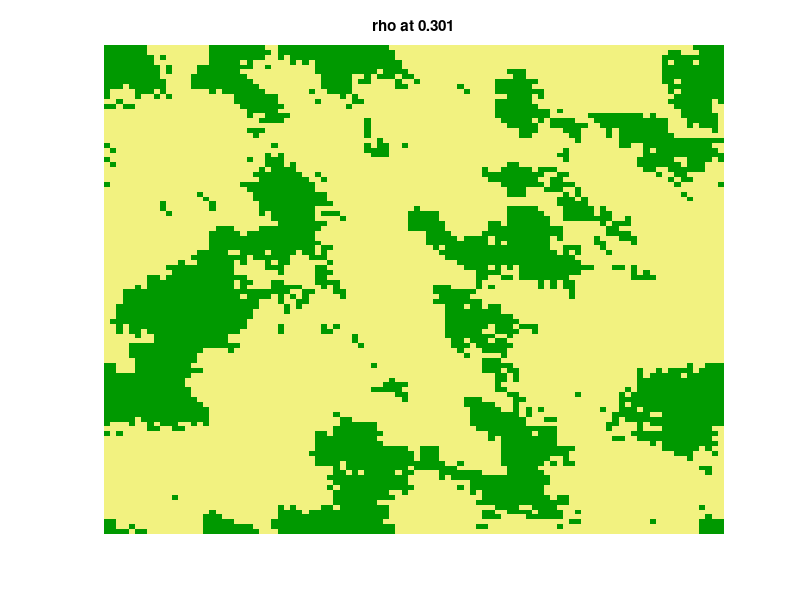

MATLAB code to generate this figure:
N = 100;
M=100;
 A = rand(N,N)<0.1;
% A(floor(N/2),floor(N/2))=1;
A = double(A);
kx = ((-(N-1)/2):((N-1)/2));
ky = ((-(M-1)/2):((M-1)/2));
[xx,yy] = meshgrid(ky,kx);
eps = 0.01;
l2 = 1; %1
l1 = 0.5; %0.5
k = 0.1;%0.2;
theta =pi/4; %1.5
r = 20;
%eta = 0.1;
lambda = 1;
k1 = floor(sqrt(2*log(1/0.025))*l1^2)+1; %this selects the size of the kernel such that the mass of a unit outside of it is less than 0.025
k1= k1 + mod(k1,2); %increses by one if k1 odd in order to do next operation
ker1 = exp(-(.5/l1^2)*(xx.^2+yy.^2));
ker1 = ker1/sum(ker1(:));
ker1 = ker1((N-k1)/2:(N+k1)/2,(N-k1)/2:(N+k1)/2); 

k2 = floor(sqrt(2*log(1/0.025))*l2^2)+1; %this selects the size of the kernel such that the mass of a unit outside of it is less than 0.025
k2= k2 + mod(k2,2); %increses by one if k1 odd in order to do next operation
ker2 = exp(-(.5/l2^2)*((xx).^2+(yy).^2)); %exp(-(.5/alpha)*(xx.^2+yy.^2));%
ker2 = ker2/sum(ker2(:));
ker2 = ker2((N-k2)/2:(N+k2)/2,(N-k2)/2:(N+k2)/2); 
ox = round(r*cos(theta));
oy = round(r*sin(theta));

for t = 1:2000
P1 = eps*lambda*imfilter(A,ker1,'circular','conv');%P1 = lambda*K1'*(S_vec.*(1+omega*S_vec));
        
P2 = max(0,imfilter(A,ker2,'circular','conv')); %P2 = 1 - K2'*S_vec/K;
P2 = circshift(eps*P2.^k,[ox,oy]);
%P4 = imfilter(S,ker2,'circular')-a;
%P3 = double(eps*eta*(A==1));%eta*Sp_vec;

B = rand(N,N)<double(P1); %prob of birth event
        
D = rand(N,N)<P2; %prob of death event

A = A.*(1-B-D) + 1*B;

if mod(t,50) == 0
        disp(['t = ' num2str(t)]);
        imagesc(A);
        
        colormap([0.95 0.95 0.5; 0 0.6 0]);
        title(['rho at ' num2str(mean(A(:)))]);
        axis off
        drawnow
end
end

%title('')
%set(gcf,'PaperPositionMode','auto');
%file = strcat('recovery_plot','.eps');
%print('banding_model_example','-depsc','-r0');
